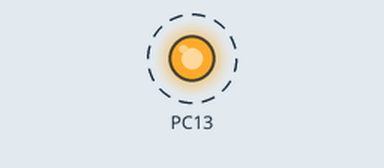
This program was run on a simulated STM32 Black Pill. On the bench: output pins drawn as LEDs (lit = HIGH). Dashed ring = blinking.

Above: at 0.05 s.
Timing chart, 0 to 3.0 s (numbered marks = the images above):
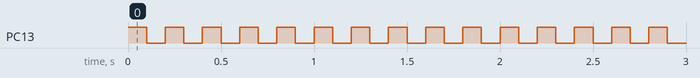

Measured:
- by itself, PC13: alternates HIGH for 0.10 s and LOW for 0.10 s

The program:

main.cpp
```cpp
#include <Arduino.h>

void setup()
{
  // put your setup code here, to run once:
  // int result = myFunction(2, 3);
  // initialize digital pin PC13 as an output.
  pinMode(PC13, OUTPUT);

}

// the loop function runs over and over again forever
void loop()
{
  // put your main code here, to run repeatedly:
  digitalWrite(PC13, HIGH); // turn the LED on (HIGH is the voltage level)

  delay(100); // wait for a second

  digitalWrite(PC13, LOW); // turn the LED off by making the voltage LOW

  delay(100); // wait for a second
}

// // put function definitions here:
// int myFunction(int x, int y) {
//   return x + y;
// }
```
